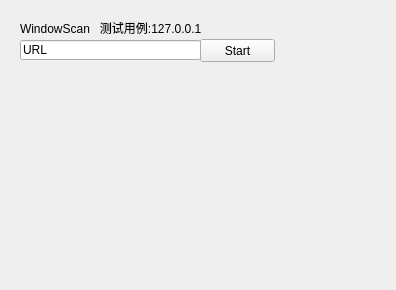
<?xml version="1.0" encoding="UTF-8"?>
<ui version="4.0">
 <class>Window_Scan</class>
 <widget class="QWidget" name="Window_Scan">
  <property name="geometry">
   <rect>
    <x>0</x>
    <y>0</y>
    <width>396</width>
    <height>290</height>
   </rect>
  </property>
  <property name="windowTitle">
   <string>Form</string>
  </property>
  <widget class="QPushButton" name="pushButton">
   <property name="geometry">
    <rect>
     <x>200</x>
     <y>39</y>
     <width>75</width>
     <height>23</height>
    </rect>
   </property>
   <property name="text">
    <string>Start</string>
   </property>
  </widget>
  <widget class="QLineEdit" name="lineEdit">
   <property name="geometry">
    <rect>
     <x>20</x>
     <y>40</y>
     <width>181</width>
     <height>20</height>
    </rect>
   </property>
   <property name="text">
    <string>URL</string>
   </property>
  </widget>
  <widget class="QLabel" name="label">
   <property name="geometry">
    <rect>
     <x>20</x>
     <y>20</y>
     <width>331</width>
     <height>16</height>
    </rect>
   </property>
   <property name="text">
    <string>WindowScan   测试用例:127.0.0.1</string>
   </property>
  </widget>
 </widget>
 <resources/>
 <connections/>
</ui>
